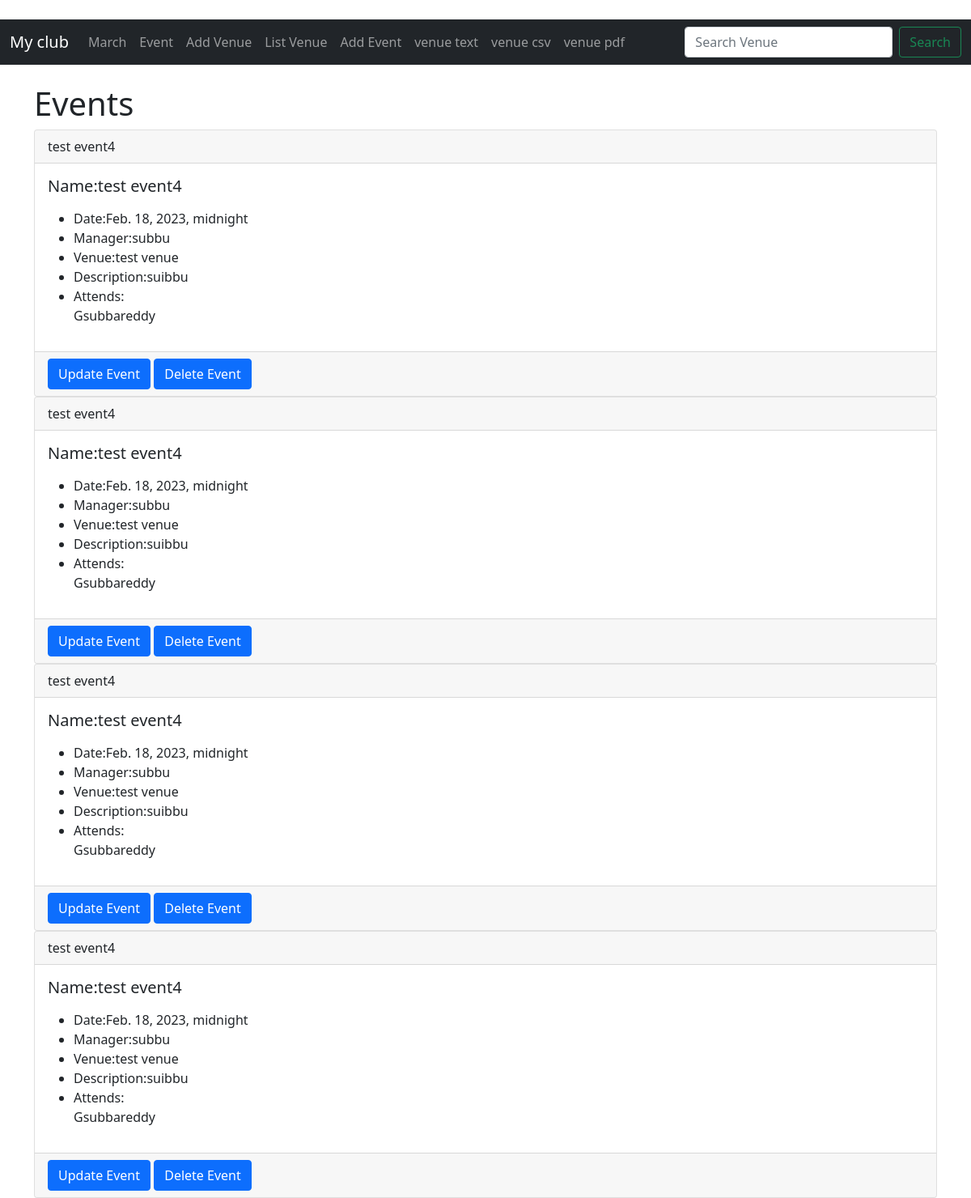
The app's page /myclub/event with its own data.
### myclub/models.py (models this page shows)
class Event(models.Model):
  name=models.CharField(max_length=200)
  event_date=models.DateTimeField()
  venue=models.ForeignKey(Venue,blank=True,null=True,on_delete=models.CASCADE)
  manager=models.ForeignKey(User,blank=True,null=True,on_delete=models.SET_NULL)
  description=models.TextField(blank=True)
  attends=models.ManyToManyField(MyClubUser,blank=True)
  def __str__(self):
    return self.name

class Venue(models.Model):
  name=models.CharField('Venue name',max_length=100)
  address=models.CharField(max_length=100)
  zip_code=models.CharField('Zip code',max_length=10)
  phone=models.CharField('conatact number',max_length=14)
  web=models.URLField('website address')
  email_address=models.EmailField('Email address')
  def __str__(self):
    return self.name

class MyClubUser(models.Model):
  first_name=models.CharField(max_length=25)
  last_name=models.CharField(max_length=25)
  email=models.EmailField('User Email')
  def __str__(self):
    return self.first_name

### myclub/views.py (the view)
# urls.py: path('event', views.Event_list, name='event_list'),
def Event_list(request):
    all_list = Event.objects.all().order_by('name')
    return render(request, 'myclub/event_list.html', {'all_list': all_list})

### templates/myclub/event_list.html (shortened to what this page needs)
{% extends 'myclub/basic.html' %}
{% block content %}
  <h1> Events</h1>
{% for event in all_list %}
<div class="card">
  <div class="card-header">
    {{event}}
  </div>
  <div class="card-body">
    <h5 class="card-title">Name:{{event.name}}</h5>
    <p class="card-text">
      <ul>
        <li>Date:{{event.event_date}}</li>
        <li>Manager:{{event.manager}}</li>
        <li>Venue:{{event.venue}}</li>
        <li>Description:{{event.description}}</li>
        <li>Attends:</br>
          {% for user in event.attends.all %}</li>
          {{user}}</br>
          {%endfor%}
      </ul>
    </p>
    </div>
  <div class="card-footer card-text">
  <a href="{% url 'update-event' event.id %}" class="btn btn-primary" role="button" >Update Event</a>
  <a href="{% url 'delete-event' event.id %}" class="btn btn-primary" role="button" >Delete Event</a>
</div>
</div>
 {%endfor%}
{%endblock%}

### records on screen
Event: name "test event4", event_date "Feb. 18, 2023, midnight", manager "subbu", venue "test venue", description "suibbu"
MyClubUser: first_name "Gsubbareddy"
Event: name "test event4", event_date "Feb. 18, 2023, midnight", manager "subbu", venue "test venue", description "suibbu"
Event: name "test event4", event_date "Feb. 18, 2023, midnight", manager "subbu", venue "test venue", description "suibbu"
Event: name "test event4", event_date "Feb. 18, 2023, midnight", manager "subbu", venue "test venue", description "suibbu"
